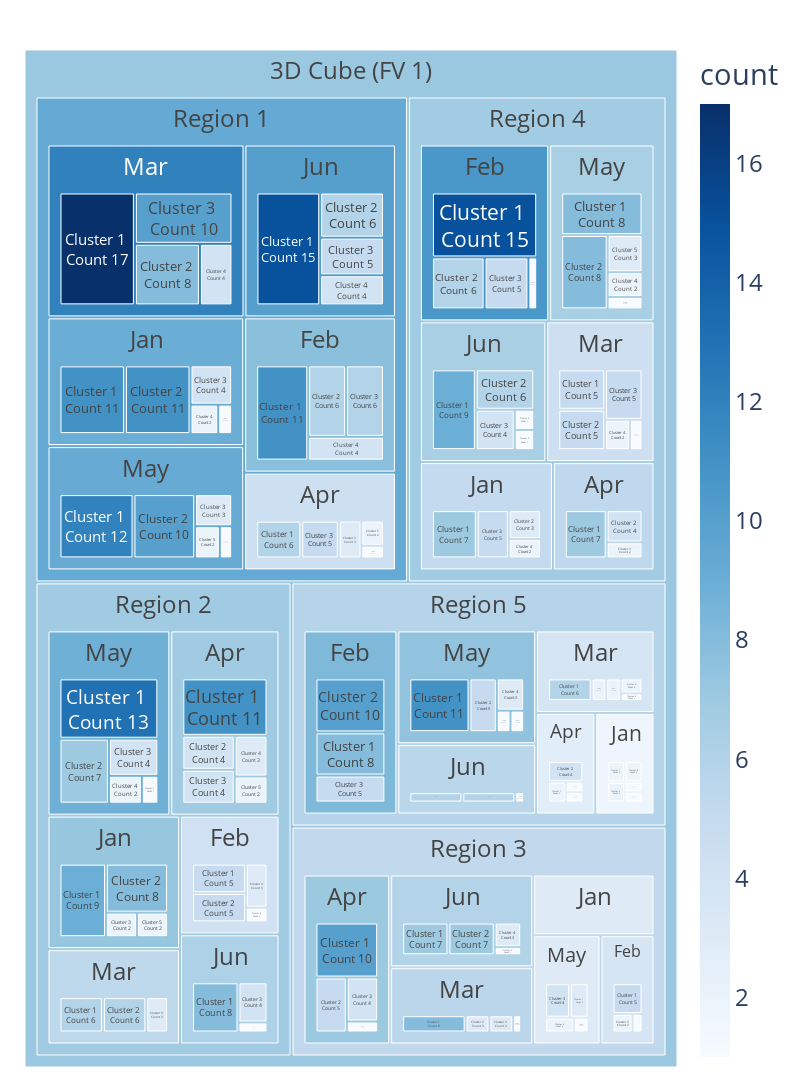

The cell this chart's notebook holds for it:
### Code cell
fig = px.treemap(
    df, 
    path=[px.Constant("3D Cube (FV 1)")] + dims, 
    values='count', 
    color='count',
    color_continuous_scale='Blues',
)

fig.update_traces(
    texttemplate='%{label} <br>Count %{value}',  # Display label and value
    textposition='middle center',
)

fig.update_layout(
    width=800,
    height=1200,
    margin=dict(t=50, l=25, r=25, b=25),  # Adjust margins
    font=dict(size=24)  # Adjust font size
)

fig.update_traces(root_color="lightgrey")
fig.update_layout(margin = dict(t=50, l=25, r=25, b=25))
fig.show()

### Figure 1 — Plotly figure (JSON) as saved in the notebook; plotly's stock layout.template omitted (floating-point values rounded to 4 significant figures; data arrays with more than 128 entries replaced by an {"elided": "..."} marker saying what was removed)
{"data": [{"branchvalues": "total", "customdata": {"elided": "161x1 float values"}, "domain": {"x": [0, 1], "y": [0, 1]}, "hovertemplate": "labels=%{label}<br>count_sum=%{value}<br>parent=%{parent}<br>id=%{id}<br>count=%{color}<extra></extra>", "ids": {"elided": "161 str values"}, "labels": {"elided": "161 str values"}, "marker": {"coloraxis": "coloraxis", "colors": {"elided": "161 float values"}}, "name": "", "parents": {"elided": "161 str values"}, "root": {"color": "lightgrey"}, "textposition": "middle center", "texttemplate": "%{label} <br>Count %{value}", "type": "treemap", "values": {"elided": "161 int values"}}], "layout": {"coloraxis": {"colorbar": {"title": {"text": "count"}}, "colorscale": [[0, "rgb(247,251,255)"], [0.125, "rgb(222,235,247)"], [0.25, "rgb(198,219,239)"], [0.375, "rgb(158,202,225)"], [0.5, "rgb(107,174,214)"], [0.625, "rgb(66,146,198)"], [0.75, "rgb(33,113,181)"], [0.875, "rgb(8,81,156)"], [1, "rgb(8,48,107)"]]}, "font": {"size": 24}, "height": 1200, "legend": {"tracegroupgap": 0}, "margin": {"b": 25, "l": 25, "r": 25, "t": 50}, "width": 800}}
